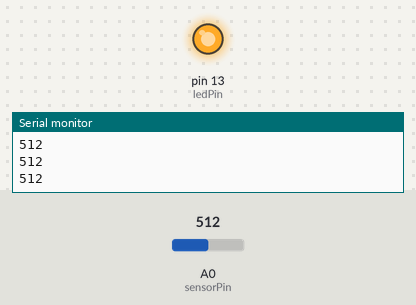
A sketch run on a simulated Arduino Uno, built with avr-gcc and run on an emulated ATmega328P. Parts: output pins drawn as LEDs (lit = HIGH), the last lines printed to the serial monitor. Inputs (shaded band) come from the test bench; at power-on: A0 (sensorPin) = 512.

Above: at 1.2 s.
1.3 s: A0 (sensorPin) set to 486
At 2.4 s:
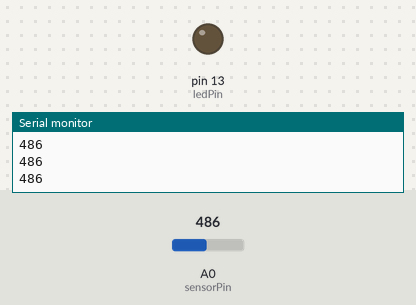
2.8 s: A0 (sensorPin) set to 510
At 3.7 s:
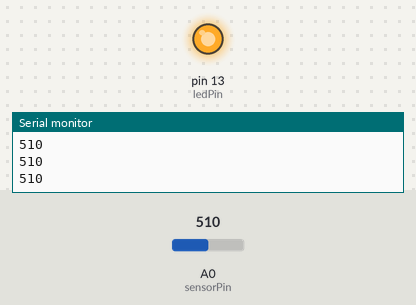
4.3 s: A0 (sensorPin) set to 490
At 5.0 s:
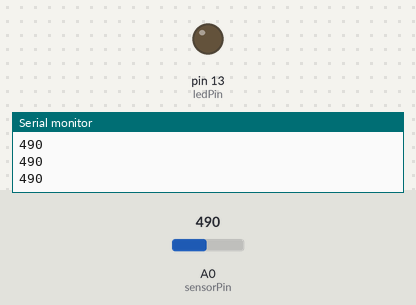
Timing chart, 0 to 7.3 s (numbered marks = the images above; inputs shaded):
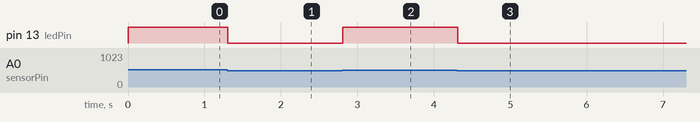

The sketch:

plant-moisture.ino
```cpp
int sensorPin = A0;
int ledPin = 13;      // select the pin for the LED
int sensorValue = 0;  // variable to store the value coming from the sensor

void setup() {
  Serial.begin(9600);

  // ledPin is an OUTPUT:
  pinMode(sensorPin, INPUT);
  pinMode(ledPin, OUTPUT);
}

void loop() {
  // read the value from the moisture sensor
  sensorValue = analogRead(sensorPin);
  Serial.println(sensorValue);

  if (sensorValue > 500) {
    digitalWrite(ledPin, HIGH);
  } else {
    digitalWrite(ledPin, LOW);
  }

  delay(100);
}
```

Measured:
- the behaviour switches between 501 and 500 on A0 (sensorPin) (found by bisection; images 0 and 1)
- after the input at 1.3 s, pin 13 (ledPin): HIGH → LOW at once
- after the input at 2.8 s, pin 13 (ledPin): LOW → HIGH at once
- after the input at 4.3 s, pin 13 (ledPin): HIGH → LOW at once
